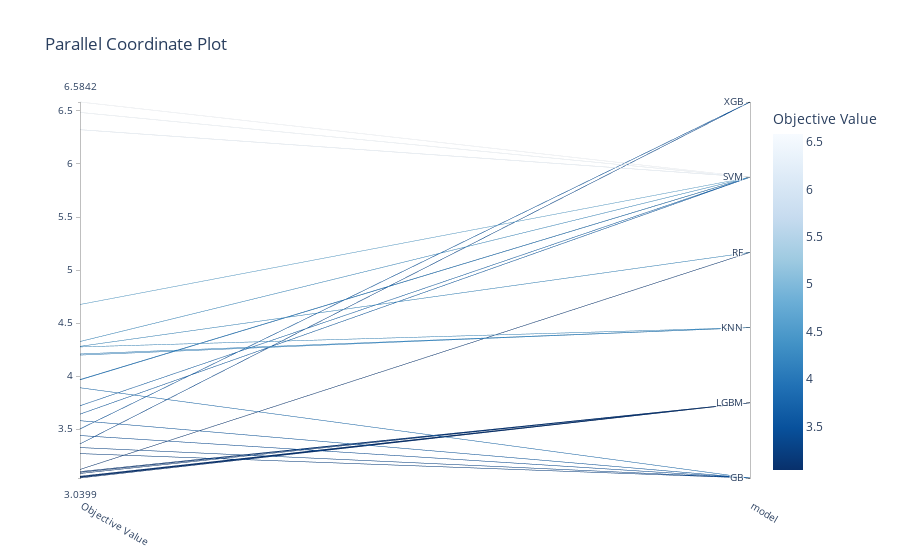

Notebook cell for this chart:
### Code cell
# partial coord plot

optuna.visualization.plot_parallel_coordinate(study,params=["model"])

### Figure 1 — Plotly figure (JSON) as saved in the notebook; plotly's stock layout.template omitted (floating-point values rounded to 4 significant figures)
{"data": [{"dimensions": [{"label": "Objective Value", "range": [3.04, 6.584], "values": [3.58, 3.051, 3.083, 3.047, 4.209, 3.327, 3.12, 4.276, 6.323, 4.281, 3.361, 3.44, 4.326, 4.199, 3.965, 3.891, 3.27, 3.04, 3.056, 3.048, 6.486, 3.721, 3.968, 3.642, 4.675, 3.093, 3.502, 6.584, 3.1, 3.049]}, {"label": "model", "range": [0, 5], "ticktext": ["GB", "LGBM", "KNN", "RF", "SVM", "XGB"], "tickvals": [0, 1, 2, 3, 4, 5], "values": [0, 1, 1, 1, 2, 0, 3, 2, 4, 3, 5, 0, 4, 2, 4, 0, 0, 1, 1, 1, 4, 4, 4, 4, 4, 1, 5, 4, 1, 1]}], "labelangle": 30, "labelside": "bottom", "line": {"color": [3.58, 3.051, 3.083, 3.047, 4.209, 3.327, 3.12, 4.276, 6.323, 4.281, 3.361, 3.44, 4.326, 4.199, 3.965, 3.891, 3.27, 3.04, 3.056, 3.048, 6.486, 3.721, 3.968, 3.642, 4.675, 3.093, 3.502, 6.584, 3.1, 3.049], "colorbar": {"title": {"text": "Objective Value"}}, "colorscale": [[0, "rgb(247,251,255)"], [0.125, "rgb(222,235,247)"], [0.25, "rgb(198,219,239)"], [0.375, "rgb(158,202,225)"], [0.5, "rgb(107,174,214)"], [0.625, "rgb(66,146,198)"], [0.75, "rgb(33,113,181)"], [0.875, "rgb(8,81,156)"], [1, "rgb(8,48,107)"]], "reversescale": true, "showscale": true}, "type": "parcoords"}], "layout": {"title": {"text": "Parallel Coordinate Plot"}}}
